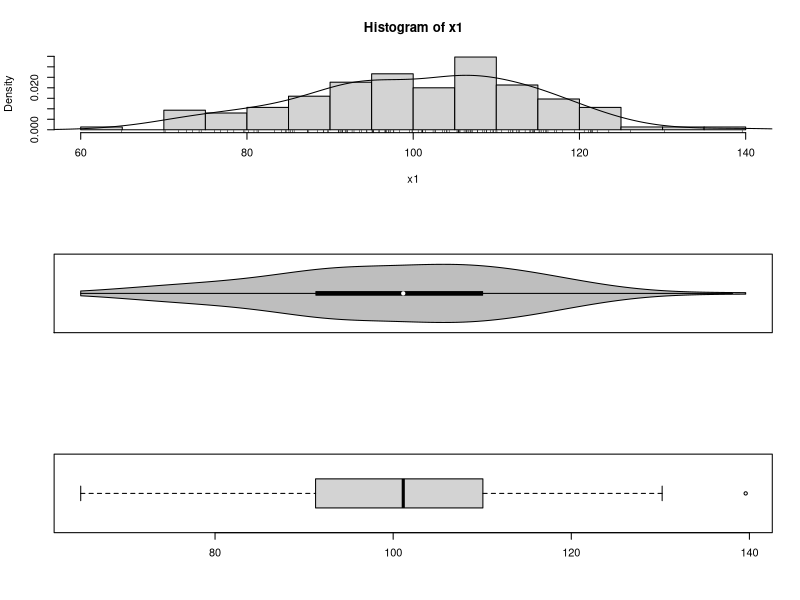
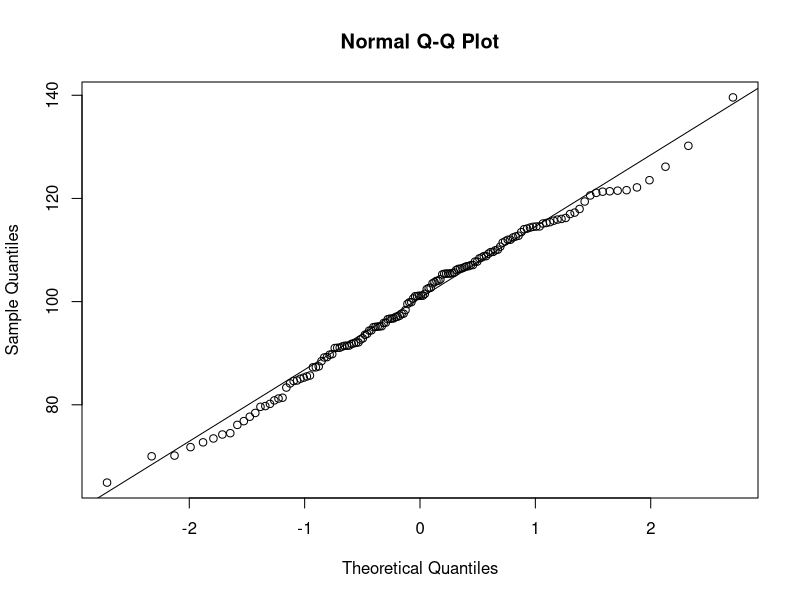
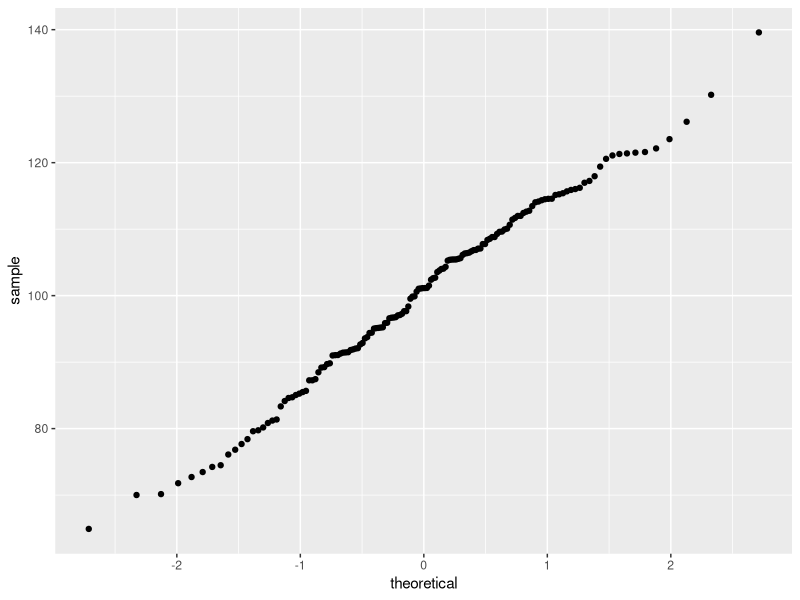
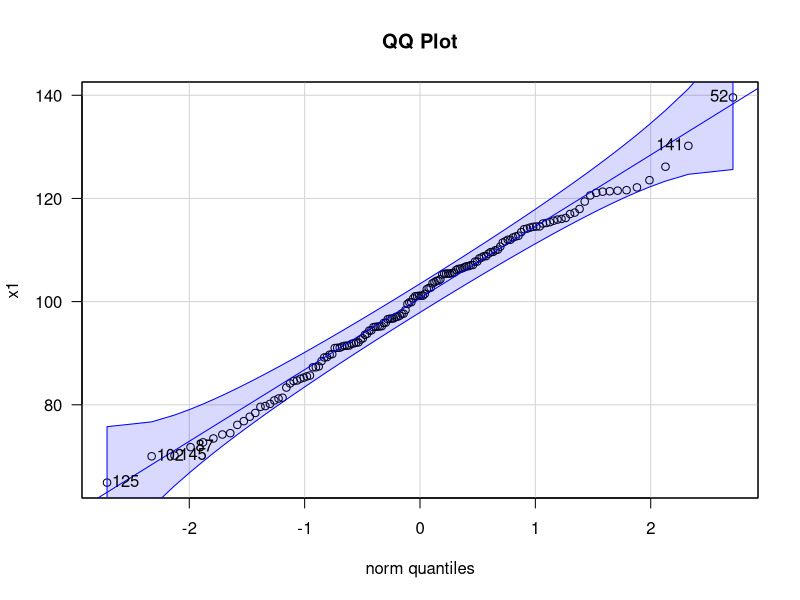
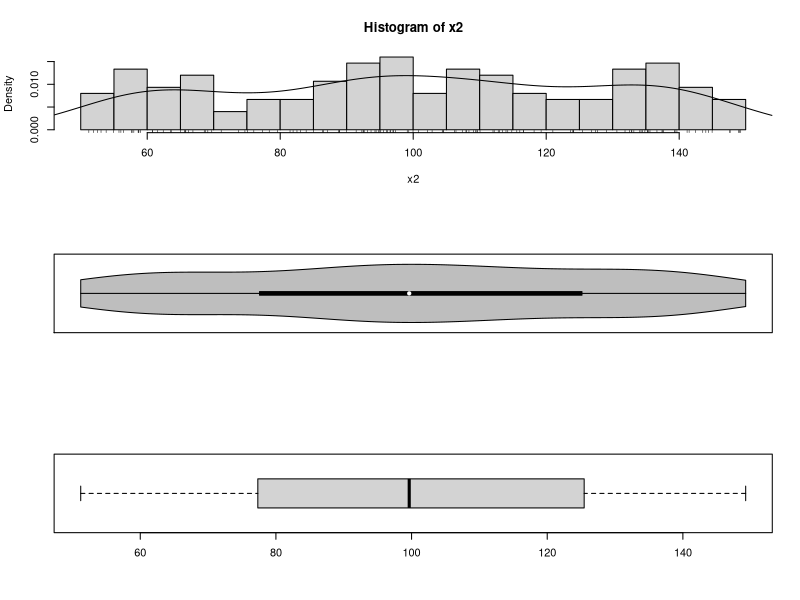
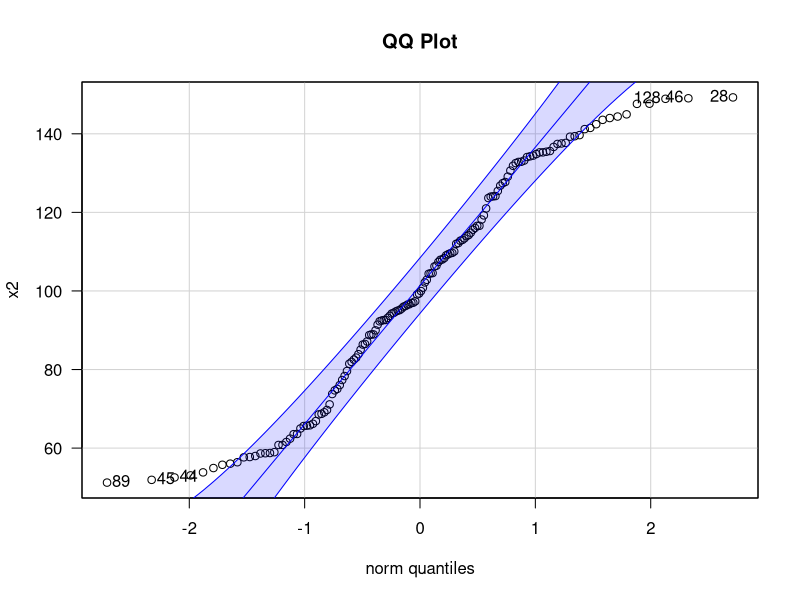
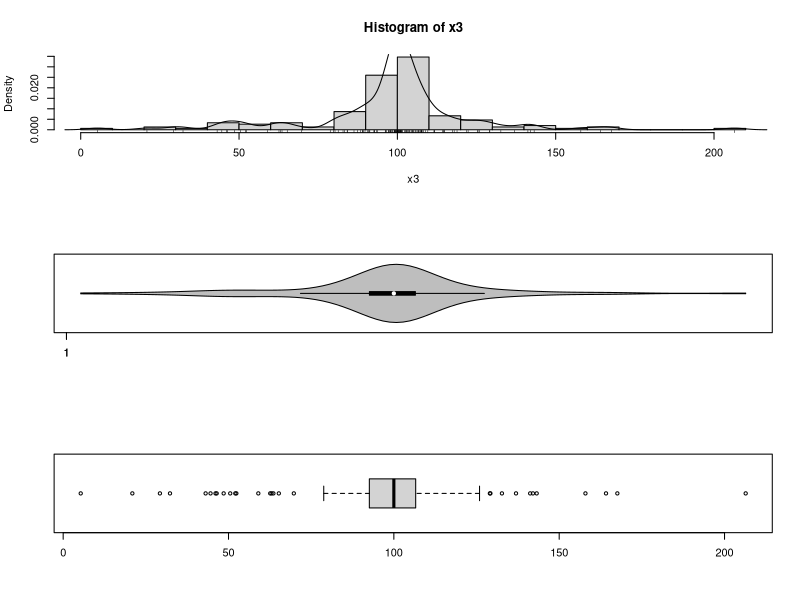
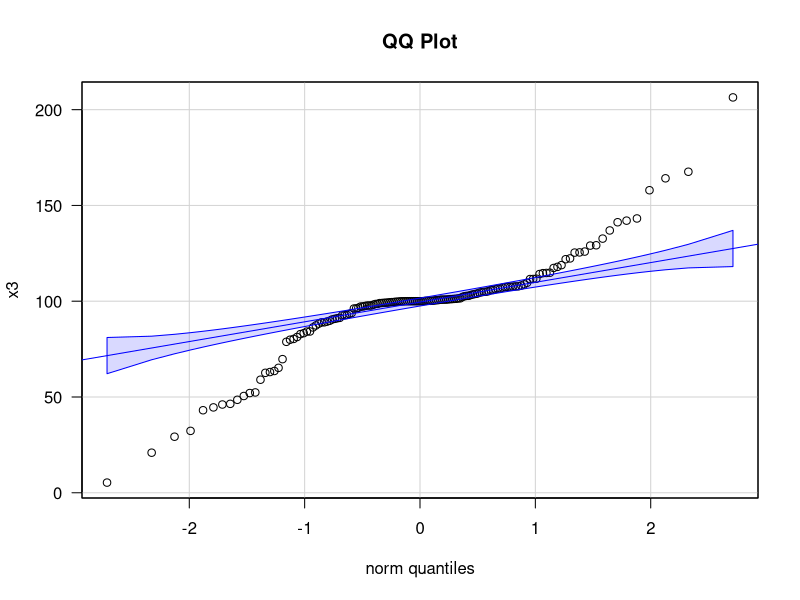

Here is the R script that generated these plots, in order:
x1<-rnorm(150,mean = 100, sd = 15)
par(mfrow=c(3,1))
hist(x1, freq = FALSE, breaks = 20)
points(density(x1), type = "l")
rug(x1)
library(vioplot)
library(sm)
vioplot(x1, horizontal=TRUE, col="gray")
boxplot(x1, horizontal=TRUE)
par(mfrow=c(1,1))
qqnorm(x1)
qqline(x1)
library(ggplot2)
df <- data.frame(x1)
p <- ggplot(df, aes(sample = x1))
p <- p + stat_qq()
print(p)
par(mfrow=c(1,1))
library(carData)
library(car)
qqPlot(x1, las =1, id = list(n = 6, cex =1), lwd = 1, main="QQ Plot")
x2 <- runif(150, min = 50, max = 150)
par(mfrow=c(3,1))
hist(x2, freq = FALSE, breaks = 20)
points(density(x2), type = "l")
rug(x2)
library(vioplot)
vioplot(x2, horizontal=TRUE, col="gray")
boxplot(x2, horizontal=TRUE)
par(mfrow=c(1,1))
qqPlot(x2, las =1, id = list(n = 6, cex =1), lwd = 1, main="QQ Plot")
x3.temp <- rnorm(150, mean = 0, sd = 1)
x3 <- sign(x3.temp)*x3.temp^2 * 15 + 100
par(mfrow=c(3,1))
hist(x3, freq = FALSE, breaks = 20)
points(density(x3), type = "l")
rug(x3)
library(vioplot)
vioplot(x3, horizontal=TRUE, col="gray")
boxplot(x3, horizontal=TRUE)
par(mfrow=c(1,1))
qqPlot(x3, las =1, id = list(n = 0, cex =1), lwd = 1, main="QQ Plot")
x4 <- rexp(150, rate = 1)
par(mfrow=c(3,1))
hist(x4, freq = FALSE, breaks = 20)
points(density(x4), type = "l")
rug(x4)
library(vioplot)
vioplot(x4, horizontal=TRUE, col="gray")
boxplot(x4, horizontal=TRUE)
par(mfrow=c(1,1))
qqPlot(x4, las =1, id = list(n = 0, cex =1), lwd = 1, main="QQ Plot")
x5 <- 15 - rexp(150, rate = 0.5)
par(mfrow=c(3,1))
hist(x5, freq = FALSE, breaks = 20)
points(density(x5), type = "l")
rug(x5)
library(vioplot)
vioplot(x5, horizontal=TRUE, col="gray")
boxplot(x5, horizontal=TRUE)
par(mfrow=c(1,1))
qqPlot(x5, las =1, id = list(n = 0, cex =1), lwd = 1, main="QQ Plot")
shapiro.test(x1)
library(nortest)
ad.test(x1)
cvm.test(x1)
shapiro.test(x2)
library(nortest)
ad.test(x2)
cvm.test(x2)
shapiro.test(x3)
library(nortest)
ad.test(x3)
cvm.test(x3)
shapiro.test(x4)
library(nortest)
ad.test(x4)
cvm.test(x4)
shapiro.test(x5)
library(nortest)
ad.test(x5)
cvm.test(x5)
a <- c( 0.7, -1.6, -0.2, -1.2, 0.1, 3.4, 3.7, 0.8, 0.0, 2.0)
b <- c( 1.9, 0.8, 1.1, 0.1, -0.1, 4.4, 5.5, 1.6, 4.6, 3.0)
d <- b - a
sleep <- data.frame(a, b, d)
shapiro.test(sleep$d[0:5000])
library(nortest)
ad.test(sleep$d)
cvm.test(sleep$d)
par(mfrow=c(3,1))
hist(sleep$d, freq = FALSE, breaks = 20)
points(density(sleep$d), type = "l")
rug(sleep$d)
library(vioplot)
vioplot(sleep$d, horizontal=TRUE, col="gray")
boxplot(sleep$d, horizontal=TRUE)
par(mfrow=c(1,1))
qqPlot(sleep$d, las =1, id = list(n = 4, cex =1), lwd = 1, main="QQ Plot")

men <- c(217, 123, 80, 140, 115, 135, 59, 126, 70, 63,
         147, 122, 108, 70)
women <- c( 84, 87, 77, 84, 73, 66, 70, 35, 77, 73,
            56, 112, 56, 84, 80, 101, 66, 84)
level <- c(men, women)
sex <- c(rep("men", length(men)), rep("women", length(women)))
andro <- data.frame(level, sex)
library(ggplot2)
p1 <- ggplot(andro, aes(x = sex, y = level, fill=sex))
p1 <- p1 + geom_boxplot()
p1 <- p1 + stat_summary(fun = mean, geom = "point", shape = 3, size = 2)
p1 <- p1 + labs(title = "Androstenedione Levels in Diabetics")
shapiro.test(men)
library(nortest)
ad.test(men)
cvm.test(men)
shapiro.test(women)
library(nortest)
ad.test(women)
cvm.test(women)
p2 <- ggplot(andro, aes(x = level, fill=sex))
p2 <- p2 + geom_histogram(binwidth = 20, alpha = 0.5, position="identity")
p2 <- p2 + labs(title = "Androstenedione Levels in Diabetics")
library(gridExtra)
grid.arrange(p1, p2, ncol=1)
par(mfrow=c(2,1))
qqPlot(men, las =1, id = list(n = 0, cex =1), lwd = 1, main="QQ Plot")
qqPlot(women, las =1, id = list(n = 0, cex =1), lwd = 1, main="QQ Plot")
n = 10
r = 5
norm.many <- data.frame(id = rep(seq(1:r^2), n) , x = rnorm(r^2 * n))
library(ggplot2)
p <- ggplot(norm.many, aes(x = x))
p <- p + geom_histogram(binwidth = 0.4)
p <- p + facet_wrap(~ id, ncol = r)
p <- p + labs(title = "Twenty-five samples of size n=10 from a Normal(0,l) distribution")
print(p)

n = 30
r = 5
norm.many <- data.frame(id = rep(seq(1:r^2), n), x = rnorm(r^2 * n))
library(ggplot2)
p <- ggplot(norm.many, aes(x = x))
p <- p + geom_histogram(binwidth = 0.4)
p <- p + facet_wrap(~ id, ncol = r)
p <- p + labs(title = "Twenty-five samples of size n=30 from a Normal(0,l) distribution")
print(p)

c(mean(men), mean(women), sd(men), sd(women))
c(IQR(men), IQR(women), length(men), length(women))
bartlett.test(level ~ sex, data = andro)
library(car)
leveneTest(level ~ sex, data = andro)
fligner.test(level ~ sex, data = andro)
